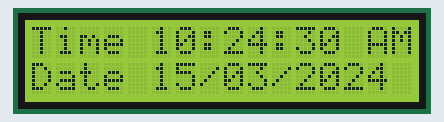
Simulated run of this program. Board: Raspberry Pi Pico running MicroPython. Parts: 16×2 character LCD. The clock reads 2024-03-15 10:24:30 at power-on unless the program sets it; library files of the repository ran but are not shown: ds1302.py, pico_i2c_lcd.py; what the program prints to the serial console is not drawn.

Above: at 0.1 s.
At 3.1 s:
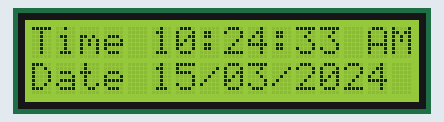
At 5.1 s:
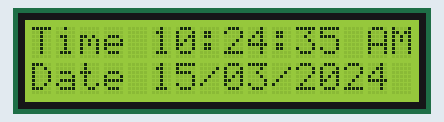
At 9.1 s:
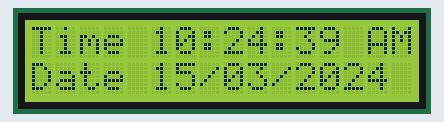
At 13.1 s:
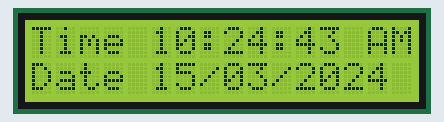
At 19.1 s:
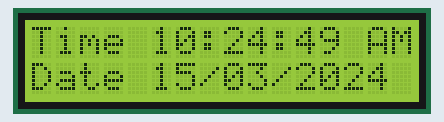

Measured:
- what the display in image 0 shows lasts 0.9 s, from 0.1 s to 1.0 s
- what the display in image 1 shows lasts 1.1 s, from 3.0 s to 4.1 s
- what the display in image 3 shows lasts 1.1 s, from 9.0 s to 10.1 s

The program:

main.py
```python
"""

DS1302 real-time clock module

Special thanks to yunline for the DS1302  Library: https://github.com/omarbenhamid/micropython-ds1302-rtc
and T-622 for the I2C LCD library: https://github.com/T-622/RPI-PICO-I2C-LCD

Remember to check out more tutorials on NerdCave - https://www.youtube.com/c/NerdCaveYT

Project Pinout
VCC - VSYS (PIN39)
GND - GND (Any ground on Pico)
CLK - GP18 (PIN24)
DAT - GP17 (PIN22)
RST  - GP16 (PIN21)

"""


from machine import I2C, Pin
from ds1302 import DS1302
from pico_i2c_lcd import I2cLcd

I2C_ADDR     = 39
I2C_NUM_ROWS = 2
I2C_NUM_COLS = 16

sda = Pin(16, Pin.PULL_UP)

scl = Pin(17, Pin.PULL_UP)

i2c = I2C(0, sda=sda, scl=scl, freq=400000)
print(i2c.scan())
lcd = I2cLcd(i2c, I2C_ADDR, I2C_NUM_ROWS, I2C_NUM_COLS)

ds = DS1302(Pin(18),Pin(0),Pin(1))

ds.date_time() # returns the current datetime.

#ds.date_time([2023, 10, 22, 0, 00, 09, 00, 0]) # set datetime.

ds.hour() # returns hour.
#print(ds.date_time())


while True:
    apm = " PM"

    (Y,M,D,day,hr,m,s)=ds.date_time()
    if hr>12:
        hr = hr-12
        apm = " PM"
    elif hr<12:
        apm = " AM"

    if hr==0:
        hr = 12
        apm = " AM"

    if s < 10:
        s = "0" + str(s)
    if m < 10:
        m = "0" + str(m)
    if hr < 10:
        hr = "0" + str(hr)
    if D < 10:
        D = "0" + str(D)
    if M < 10:
        M = "0" + str(M)

    lcd.move_to(0,0)
    lcd.putstr("Time")
    lcd.move_to(5,0)
    lcd.putstr(str(hr) + ":" + str(m) + ":" + str(s)+apm)
    lcd.move_to(0,1)
    lcd.putstr("Date")
    lcd.move_to(5,1)
    lcd.putstr(str(D) + "/" + str(M) + "/" + str(Y))
```
